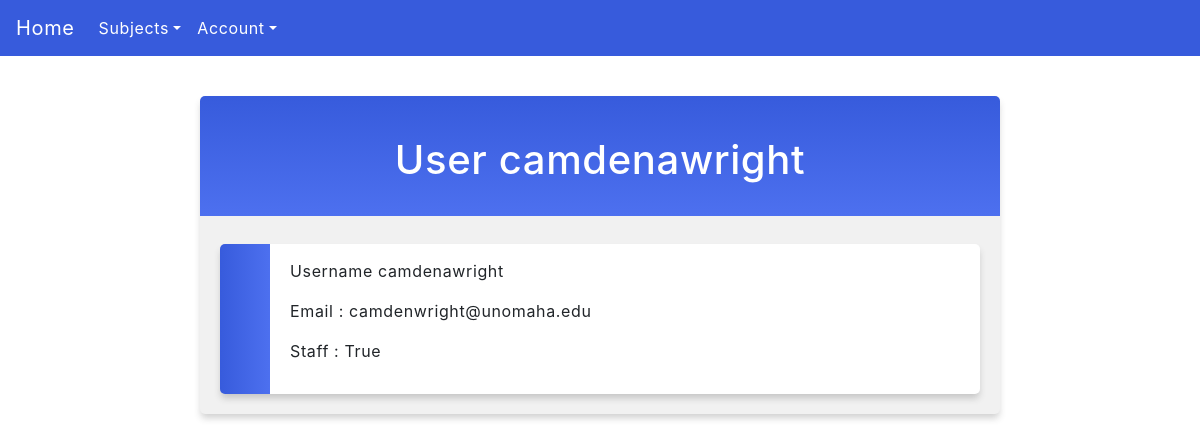
/users/userDetails/1/, run on an earlier commit of the app's database.
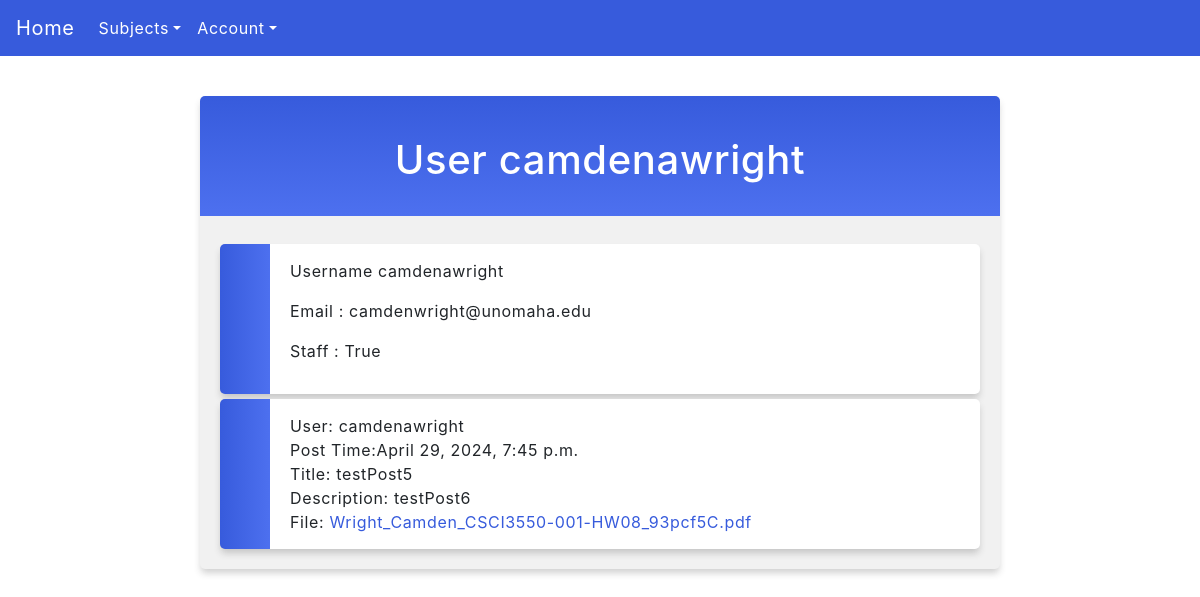
And on a later commit of the database.
### posts/models.py (models this page shows, shortened)
class Ticket(models.Model):
    user = models.ForeignKey(User, blank = True, null = True, on_delete = models.PROTECT)
    username = models.CharField("Username", max_length = 100, blank = True, null = True)
    title = models.CharField("Title", max_length = 100)
    time_of_post = models.DateTimeField("Time of Post",auto_now_add=True)
    post_description = models.CharField("Description", max_length = 500, null = True)
    pdf_file = models.FileField('PDF File', null = True, blank = True, validators=[FileExtensionValidator(allowed_extensions=['pdf', 'doc'])])
    video_file = models.FileField('Video File', null = True, blank = True, validators=[FileExtensionValidator(allowed_extensions=['mp4'])])
    video_website_address = models.URLField('Video Adress', null = True, blank = True)
    ticket_course = models.ForeignKey('Course', on_delete=models.PROTECT)  # ForeignKey relationship with Course

### posts/views.py (the view)
# urls.py: path('users/userDetails/<int:user_id>/', views.userDetails, name="User Details"),
def userDetails(request, user_id):
    isAuthenticated = request.user.is_authenticated
    user = get_object_or_404(User, pk=user_id)
    tickets = Ticket.objects.filter(user=user)
    return render(request, 'user_details.html', {'user': user, 'tickets': tickets, 'isAuthenticated': isAuthenticated,})

### posts/templates/user_details.html (shortened to what this page needs)
{% extends "master.html" %}
{% block content %}
  <div class = "forum">
    <h1>User {{ user.get_username }}</h1>
  <ul>
    <li>
      <p>Username {{ user.get_username }}</p>
      <p>Email : {{ user.email }}</p>
      <p>Staff : {{ user.is_staff }}</p>
    </li>
    {% for ticket in tickets %}
      <li>
        User: {{ ticket.user }}
        <br>
        Post Time:{{ticket.time_of_post}}
        <br>
        Title: {{ ticket.title }}
        <br>
        Description: {{ ticket.post_description}}
        <br>
        {% if ticket.pdf_file %}
          File: <a href="{{ ticket.pdf_file.url }}" download>{{ ticket.pdf_file.name }}</a>
          <br>
        {% endif %}
      </li>
    {% endfor %}
  </ul>
</div>
{% endblock %}

What changed in the data, as far as the page shows it:
added Ticket: user "camdenawright", time_of_post "April 29, 2024, 7:45 p.m.", title "testPost5", post_description "testPost6", pdf_file.name "Wright_Camden_CSCI3550-001-HW08_93pcf5C.pdf"
